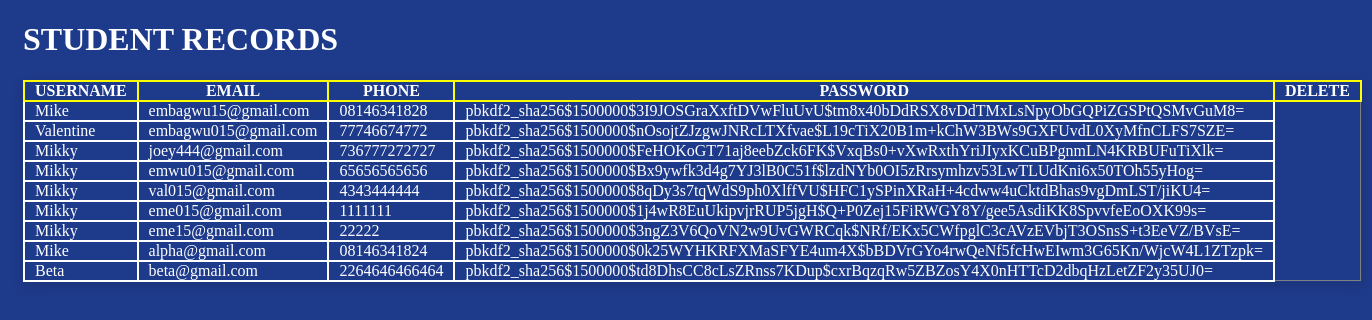
Page /core/record/ on the committed database.
### core/models.py (models this page shows)
class Users(models.Model):
  username = models.CharField(max_length=50)
  email = models.EmailField(unique=True)
  phone = models.CharField(max_length=25, unique=True)
  password = models.CharField(max_length=128)

### core/views.py (the view)
# urls.py: path("record/", views.usersDeta, name="record"),
def usersDeta(request):
  all_users=Users.objects.all()
  print(all_users)
  return render(request, "loginrecord.html", {"users":all_users})

### core/templates/loginrecord.html (shortened to what this page needs)
<!DOCTYPE html>
<html lang="en">
<head>
</head>
<body>
  {% if msg %}
<div style="padding: 10px; color: white; width: fit-content; background-color: green; margin: 10px auto;">
  <p>{{ msg }}</p>
<a href="{% url 'record' %}"><button>Back to student record</button></a>
</div>
{% else %}
    <h1>STUDENT RECORDS</h1>
    <table border="1">      <tr>
        <th>USERNAME</th>
        <th>EMAIL</th>
        <th>PHONE</th>
        <th>PASSWORD</th>
        <th>DELETE</th>
      </tr>
      {% for user in users %}
      <tr>
        <td>{{user.username}}</td>
        <td>{{user.email}}</td>
        <td>{{user.phone}}</td>
        <td>{{user.password}}</td>
      </tr>
      {% endfor %}
    </table>
    {% endif %}
</body>
</html>

### core/templates/loginrecord.html (style rules this page uses)
body { background-color: #1e3a8a; padding: 0px 15px; color: white; }
table { width: 100%; border-collapse: collapse; background: #1e3a8a; box-shadow: 0 4px 12px #0002; height: 100%; overflow: hidden; }
table tr td { padding: 12px 15px; border-bottom: 1px solid #ddd; text-decoration: none; color: white; padding: 0px 10px; border: 2px solid white; margin-left: 10px; }
table tr th { text-decoration: none; color: white; padding: 0px 10px; border: 2px solid yellow; margin-left: 10px; background: #1e3a8a; }

### rows in the picture
Users: username "Mike", email "embagwu15@gmail.com", phone "08146341828", password "pbkdf2_sha256$1500000$3I9JOSGraXxftDVwFluUvU$tm8x40bDdRSX8vDdTMxLsNpyObGQPiZGSPtQSMvGuM8="
Users: username "Valentine", email "embagwu015@gmail.com", phone "77746674772", password "pbkdf2_sha256$1500000$nOsojtZJzgwJNRcLTXfvae$L19cTiX20B1m+kChW3BWs9GXFUvdL0XyMfnCLFS7SZE="
Users: username "Mikky", email "joey444@gmail.com", phone "736777272727", password "pbkdf2_sha256$1500000$FeHOKoGT71aj8eebZck6FK$VxqBs0+vXwRxthYriJIyxKCuBPgnmLN4KRBUFuTiXlk="
Users: username "Mikky", email "emwu015@gmail.com", phone "65656565656", password "pbkdf2_sha256$1500000$Bx9ywfk3d4g7YJ3lB0C51f$lzdNYb0OI5zRrsymhzv53LwTLUdKni6x50TOh55yHog="
Users: username "Mikky", email "val015@gmail.com", phone "4343444444", password "pbkdf2_sha256$1500000$8qDy3s7tqWdS9ph0XlffVU$HFC1ySPinXRaH+4cdww4uCktdBhas9vgDmLST/jiKU4="
Users: username "Mikky", email "eme015@gmail.com", phone "1111111", password "pbkdf2_sha256$1500000$1j4wR8EuUkipvjrRUP5jgH$Q+P0Zej15FiRWGY8Y/gee5AsdiKK8SpvvfeEoOXK99s="
Users: username "Mikky", email "eme15@gmail.com", phone "22222", password "pbkdf2_sha256$1500000$3ngZ3V6QoVN2w9UvGWRCqk$NRf/EKx5CWfpglC3cAVzEVbjT3OSnsS+t3EeVZ/BVsE="
Users: username "Mike", email "alpha@gmail.com", phone "08146341824", password "pbkdf2_sha256$1500000$0k25WYHKRFXMaSFYE4um4X$bBDVrGYo4rwQeNf5fcHwEIwm3G65Kn/WjcW4L1ZTzpk="
Users: username "Beta", email "beta@gmail.com", phone "2264646466464", password "pbkdf2_sha256$1500000$td8DhsCC8cLsZRnss7KDup$cxrBqzqRw5ZBZosY4X0nHTTcD2dbqHzLetZF2y35UJ0="
